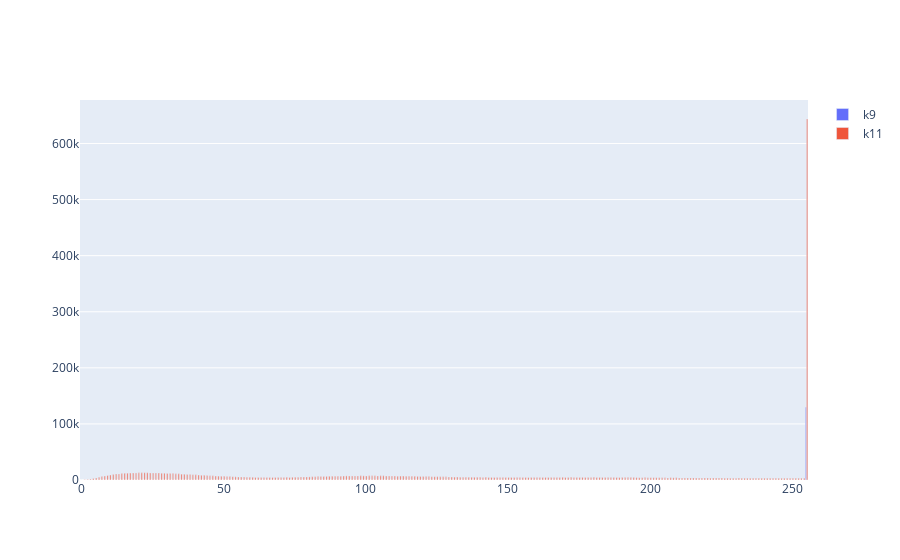

Notebook source saved alongside this figure:
### Markdown cell above
#### Kmer specturm of noisy read

### Code cell
#!snakemake -s pipeline/generate_stat.snakefile kmer_spectrum_simulated_reads
import pandas
import plotly.graph_objects as go

df = pandas.read_csv("stats/simulated_reads.kmer_spectrum.csv", index_col=0)
print(df)
fig = go.Figure(data=[go.Bar(name=c, y=df[c]) for c in df.columns])

fig.show()

### Figure 1 — Plotly figure (JSON) as saved in the notebook; plotly's stock layout.template omitted (floating-point values rounded to 4 significant figures; data arrays with more than 128 entries replaced by an {"elided": "..."} marker saying what was removed)
{"data": [{"name": "k9", "type": "bar", "y": {"elided": "256 int values"}}, {"name": "k11", "type": "bar", "y": {"elided": "256 int values"}}], "layout": {}}
